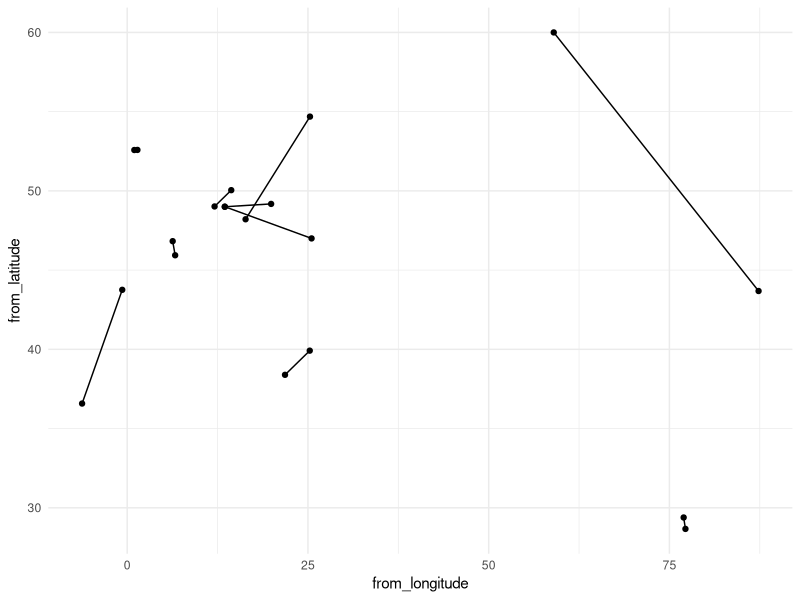
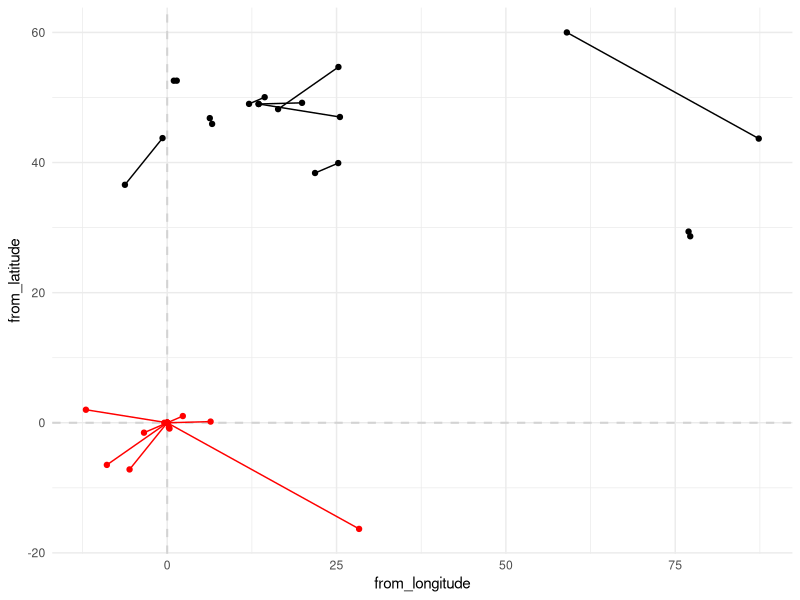
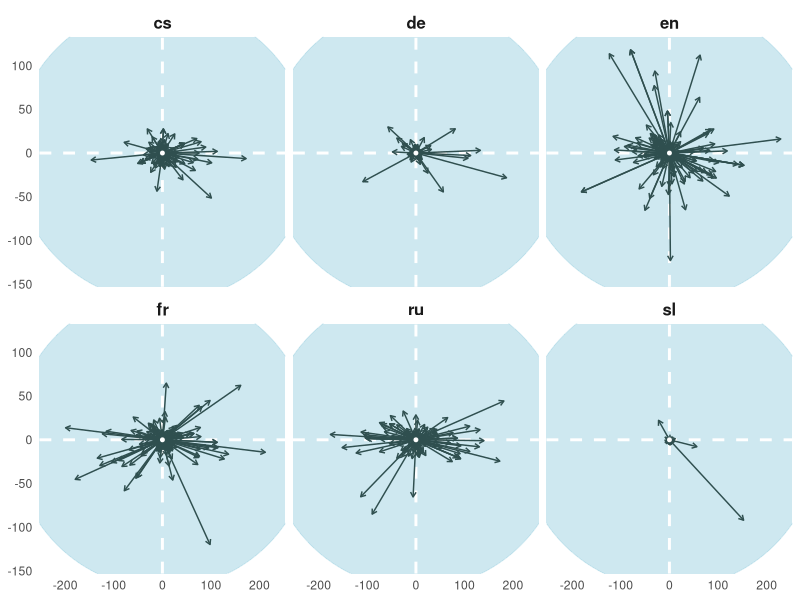
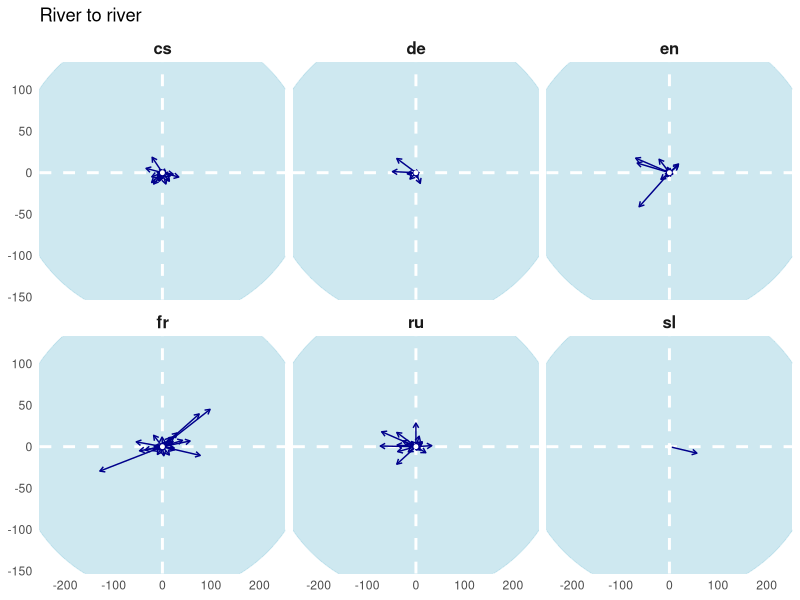
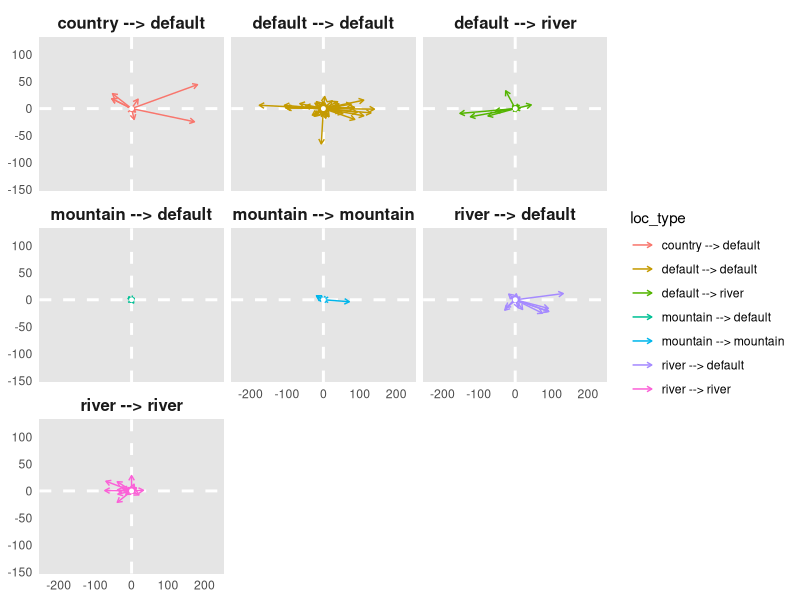
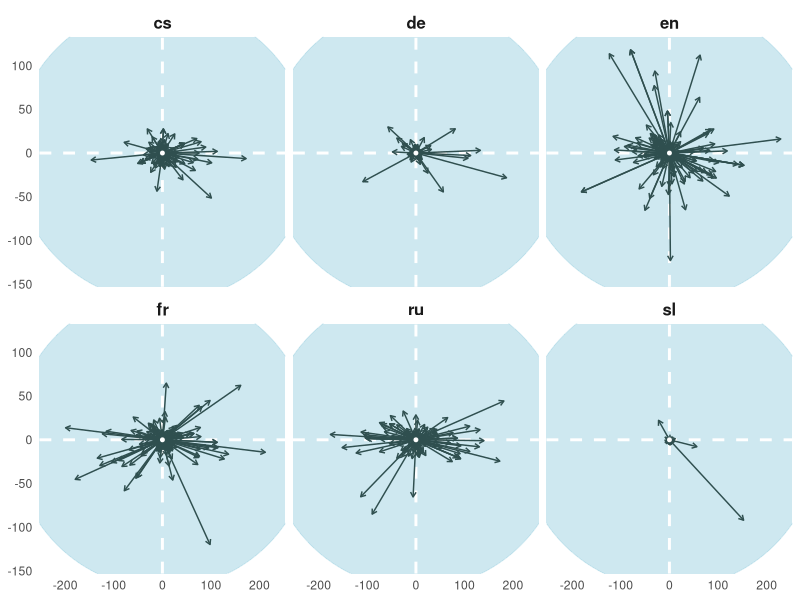

Source code (R) for these figures, in order:
## ---- chunk 1
library(tidyverse)
library(kableExtra)

theme_set(theme_minimal())
## ---- chunk 2
formulas <- read.csv("../data/formulas_table.csv")
glimpse(formulas)
## ---- chunk 3
fs <- formulas %>% sample_n(10)

fs[,9:14]

ggplot() + 
  geom_point(data = fs, aes( x = from_longitude, y = from_latitude)) + 
  geom_point(data = fs, aes( x = to_longitude, y = to_latitude)) + 
  geom_segment(data = fs, aes(x = from_longitude, xend = to_longitude,
                           y = from_latitude, yend = to_latitude))
## ---- chunk 4
fs %>% 
  # calculate new coordinates
  mutate(x1_0 = 0.0,
         y1_0 = 0.0,
         
         x2_0 = to_longitude - from_longitude,
         y2_0 = to_latitude - from_latitude) %>% 
  glimpse




fs %>% 
  mutate(x1_0 = 0.0,
         y1_0 = 0.0,
         
         x2_0 = to_longitude - from_longitude,
         y2_0 = to_latitude - from_latitude) %>%
  ggplot() + 
  geom_hline(yintercept = 0, lty = 2, linewidth = 0.7, colour = "lightgray") + 
  geom_vline(xintercept = 0, lty = 2, linewidth = 0.7, colour = "lightgray") + 
  geom_point(aes( x = from_longitude, y = from_latitude)) + 
  geom_point(aes( x = to_longitude, y = to_latitude)) + 
  geom_segment(aes(x = from_longitude, xend = to_longitude, 
                   y = from_latitude, yend = to_latitude)) + 
  
  geom_point(aes(x = x1_0, y = y1_0), colour = "red") + 
  geom_point(aes(x = x2_0, y = y2_0), colour = "red") + 
  geom_segment(aes(x = x1_0, xend = x2_0,
                   y = y1_0, yend = y2_0), 
               colour = "red") 
## ---- chunk 5
formulas_nc <- formulas %>% 
  # calculate new coordinates
  mutate(x1_0 = 0.0,
         y1_0 = 0.0,
         
         x2_0 = to_longitude - from_longitude,
         y2_0 = to_latitude - from_latitude)

glimpse(formulas_nc)
## ---- chunk 6
#p_main <- 
  
formulas_nc %>% 
  filter(lang != "it") %>% 
  
  ggplot() + 
  annotate("point", x = 0, y = 0, size = 100, 
           alpha = 0.6, 
           fill = "lightblue", colour = "lightblue") + 
  
  geom_hline(yintercept = 0, lty = 2, colour = "white", 
             linewidth = 1) + 
  geom_vline(xintercept = 0, lty = 2, colour = "white", 
             linewidth = 1) + 
  
  geom_segment(aes(x = x1_0, xend = x2_0,
                   y = y1_0, yend = y2_0), 
               colour = "darkslategrey",
               arrow = arrow(length = unit(4, "pt"))) + 
  facet_wrap(~lang, ncol = 3) + 
  scale_x_continuous(limits = c(-230, 230)) + 
  scale_y_continuous(limits = c(-140, 120)) + 
  
  annotate("point", x = 0, y = 0, size = 1,
           fill = "white", colour = "white") + 
  
  theme(plot.background = element_blank(),
        panel.grid.major = element_blank(),
        panel.grid.minor = element_blank(),
        panel.border = element_blank(), 
        #axis.text = element_blank(), 
        axis.title = element_blank(),
        strip.text.x = element_text(size = 12, face = "bold"))
  
  
  
  #theme(axis.text = element_blank(), 
        #axis.title = element_blank()) 

## ---- chunk 7
ggsave("../plots/00_compass_main.png", plot = last_plot(), 
       width = 10, height = 10, bg = "white", dpi = 300)
## ---- chunk 8
formulas_nc %>% 
  filter(lang != "it") %>% 
  filter(from_type == "river" & to_type == "river") %>% 
  
  ggplot() + 
  annotate("point", x = 0, y = 0, size = 100, 
           alpha = 0.6, 
           fill = "lightblue", colour = "lightblue") + 
  
  geom_hline(yintercept = 0, lty = 2, colour = "white", 
             linewidth = 1) + 
  geom_vline(xintercept = 0, lty = 2, colour = "white", 
             linewidth = 1) + 
  
  geom_segment(aes(x = x1_0, xend = x2_0,
                   y = y1_0, yend = y2_0), 
               colour = "darkblue",
               arrow = arrow(length = unit(4, "pt"))) + 
  facet_wrap(~lang, ncol = 3) + 
  scale_x_continuous(limits = c(-230, 230)) + 
  scale_y_continuous(limits = c(-140, 120)) + 
  
  annotate("point", x = 0, y = 0, size = 1,
           fill = "white", colour = "white") + 
  
  labs(title = "River to river") + 
  
  theme(plot.background = element_blank(),
        panel.grid.major = element_blank(),
        panel.grid.minor = element_blank(),
        panel.border = element_blank(), 
        #axis.text = element_blank(), 
        axis.title = element_blank(),
        strip.text.x = element_text(size = 12, face = "bold"))
  
## ---- chunk 9
x <- formulas_nc %>% 
  filter(lang == "ru") %>% 
  mutate(loc_type = paste0(from_type, " --> ", to_type)) %>% 
  count(loc_type, sort = T) %>% 
  filter(n > 5) %>% 
  pull(loc_type)
  
  

formulas_nc %>% 
  filter(lang == "ru") %>% 
  mutate(loc_type = paste0(from_type, " --> ", to_type)) %>% 
  filter(loc_type %in% x) %>% 
  ggplot() + 
  annotate("point", x = 0, y = 0, size = 100, 
           alpha = 0.6, 
           fill = "lightgrey", colour = "lightgrey") + 
  
  geom_hline(yintercept = 0, lty = 2, colour = "white", 
             linewidth = 1) + 
  geom_vline(xintercept = 0, lty = 2, colour = "white", 
             linewidth = 1) + 
  
  geom_segment(aes(x = x1_0, xend = x2_0,
                   y = y1_0, yend = y2_0,
                   colour = loc_type
                   ),
               arrow = arrow(length = unit(4, "pt"))) + 
  facet_wrap(~loc_type, ncol = 3) + 
  scale_x_continuous(limits = c(-230, 230)) + 
  scale_y_continuous(limits = c(-140, 120)) + 
  
  annotate("point", x = 0, y = 0, size = 1,
           fill = "white", colour = "white") + 
  
  # labs(title = "River to river") + 
  
  theme(plot.background = element_blank(),
        panel.grid.major = element_blank(),
        panel.grid.minor = element_blank(),
        panel.border = element_blank(), 
        #axis.text = element_blank(), 
        axis.title = element_blank(),
        strip.text.x = element_text(size = 12, face = "bold"))
  
